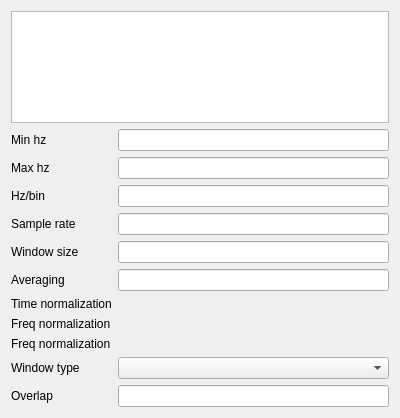
<?xml version="1.0" encoding="UTF-8"?>
<ui version="4.0">
 <class>TransformInfoForm</class>
 <widget class="QWidget" name="TransformInfoForm">
  <property name="geometry">
   <rect>
    <x>0</x>
    <y>0</y>
    <width>400</width>
    <height>418</height>
   </rect>
  </property>
  <property name="windowTitle">
   <string>Form</string>
  </property>
  <layout class="QVBoxLayout" name="verticalLayout">
   <item>
    <widget class="QTableWidget" name="tableWidget"/>
   </item>
   <item>
    <layout class="QGridLayout" name="gridLayout">
     <item row="3" column="0">
      <widget class="QLabel" name="sampleRateLabel">
       <property name="text">
        <string>Sample rate</string>
       </property>
      </widget>
     </item>
     <item row="2" column="0">
      <widget class="QLabel" name="binResolutionLabel">
       <property name="text">
        <string>Hz/bin</string>
       </property>
      </widget>
     </item>
     <item row="5" column="1">
      <widget class="QLineEdit" name="averagingEdit"/>
     </item>
     <item row="7" column="0">
      <widget class="QLabel" name="label">
       <property name="text">
        <string>Freq normalization</string>
       </property>
      </widget>
     </item>
     <item row="6" column="1">
      <widget class="Tools::Widgets::ValueSlider" name="timeNormalizationSlider" native="true"/>
     </item>
     <item row="0" column="0">
      <widget class="QLabel" name="minHzLabel">
       <property name="text">
        <string>Min hz</string>
       </property>
      </widget>
     </item>
     <item row="9" column="1">
      <widget class="QComboBox" name="windowTypeComboBox"/>
     </item>
     <item row="10" column="0">
      <widget class="QLabel" name="overlapLabel">
       <property name="text">
        <string>Overlap</string>
       </property>
      </widget>
     </item>
     <item row="4" column="0">
      <widget class="QLabel" name="windowSizeLabel">
       <property name="text">
        <string>Window size</string>
       </property>
      </widget>
     </item>
     <item row="2" column="1">
      <widget class="QLineEdit" name="binResolutionEdit"/>
     </item>
     <item row="1" column="0">
      <widget class="QLabel" name="maxHzLabel">
       <property name="text">
        <string>Max hz</string>
       </property>
      </widget>
     </item>
     <item row="5" column="0">
      <widget class="QLabel" name="averagingLabel">
       <property name="text">
        <string>Averaging</string>
       </property>
      </widget>
     </item>
     <item row="3" column="1">
      <widget class="QLineEdit" name="sampleRateEdit"/>
     </item>
     <item row="7" column="1">
      <widget class="Tools::Widgets::ValueSlider" name="freqNormalizationSlider" native="true"/>
     </item>
     <item row="4" column="1">
      <widget class="QLineEdit" name="windowSizeEdit"/>
     </item>
     <item row="9" column="0">
      <widget class="QLabel" name="windowTypeLabel">
       <property name="text">
        <string>Window type</string>
       </property>
      </widget>
     </item>
     <item row="6" column="0">
      <widget class="QLabel" name="normalizationLabel">
       <property name="text">
        <string>Time normalization</string>
       </property>
      </widget>
     </item>
     <item row="1" column="1">
      <widget class="QLineEdit" name="maxHzEdit"/>
     </item>
     <item row="0" column="1">
      <widget class="QLineEdit" name="minHzEdit"/>
     </item>
     <item row="10" column="1">
      <widget class="QLineEdit" name="overlapEdit"/>
     </item>
     <item row="8" column="0">
      <widget class="QLabel" name="label_2">
       <property name="text">
        <string>Freq normalization</string>
       </property>
      </widget>
     </item>
     <item row="8" column="1">
      <widget class="Tools::Widgets::ValueSlider" name="freqNormalizationSliderPercent" native="true"/>
     </item>
    </layout>
   </item>
  </layout>
 </widget>
 <customwidgets>
  <customwidget>
   <class>Tools::Widgets::ValueSlider</class>
   <extends>QWidget</extends>
   <header>tools/widgets/valueslider.h</header>
   <container>1</container>
  </customwidget>
 </customwidgets>
 <resources/>
 <connections/>
</ui>
